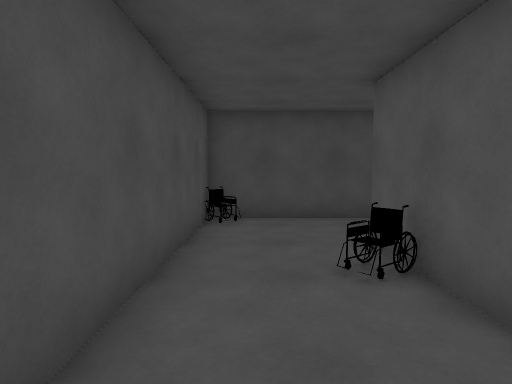
View 1 (above)

23 first-person views from a walk through a Unity game level. The camera is 1.4 m above the floor, tilts 4° down and sees 75° across. Doors are open. The floor is counted in squares, 1 m on a side. Each view is taken from the middle of a square. On the plan, view 1 faces up. The plan holds only what a view shows up to about 15 squares ahead; the rest is blank. The place goes on beyond the plan. The player character is not drawn. Some animated figures are left out. Some surface patterns are stand-ins.

View 2
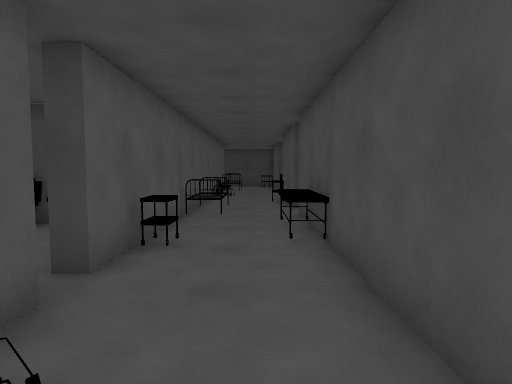

View 3
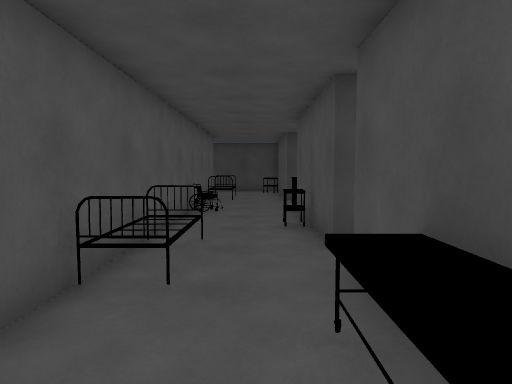

View 4
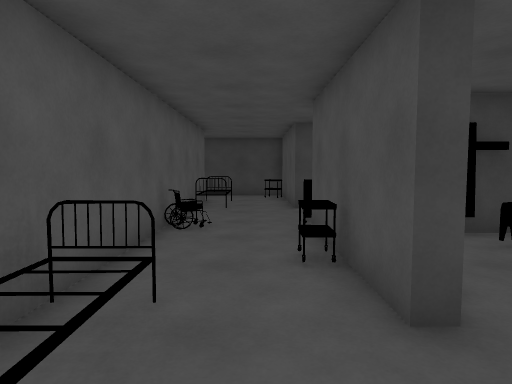

View 5
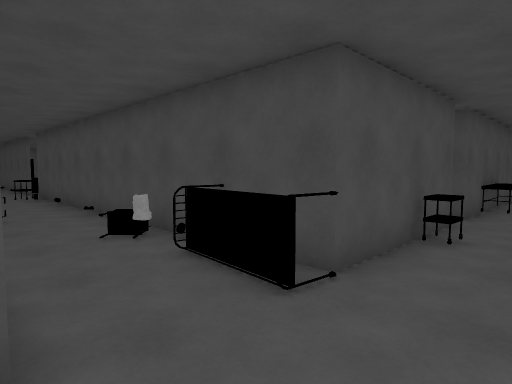

View 6
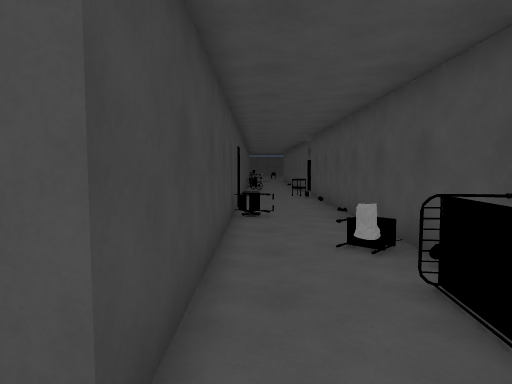

View 7
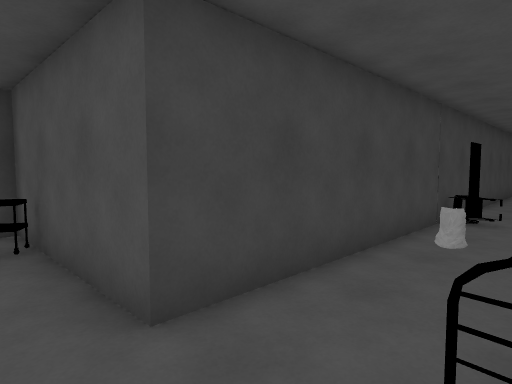

View 8
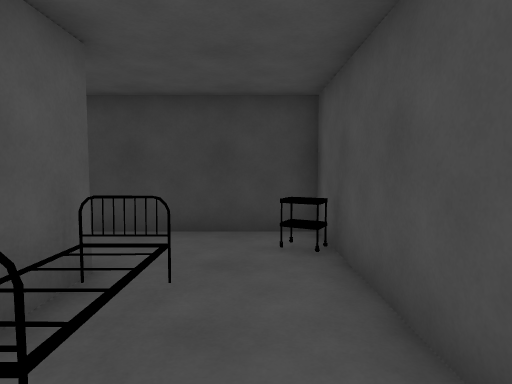

View 9
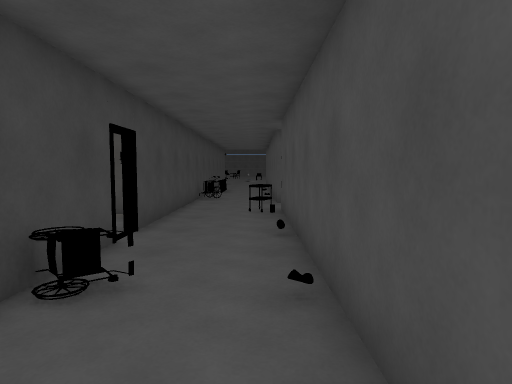

View 10
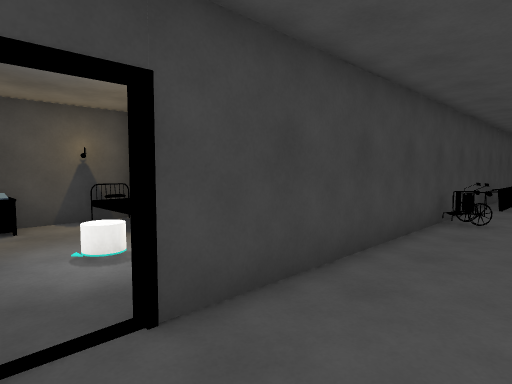

View 11
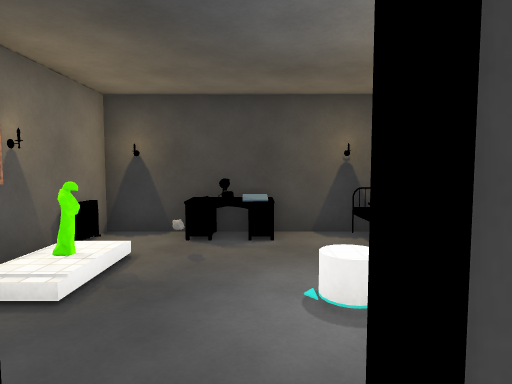

View 12
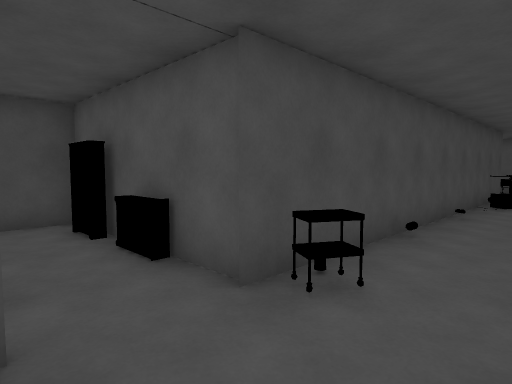

View 13
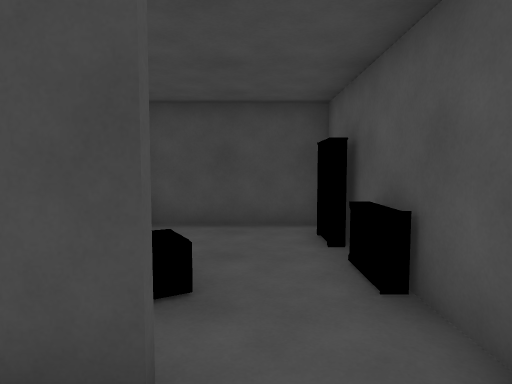

View 14
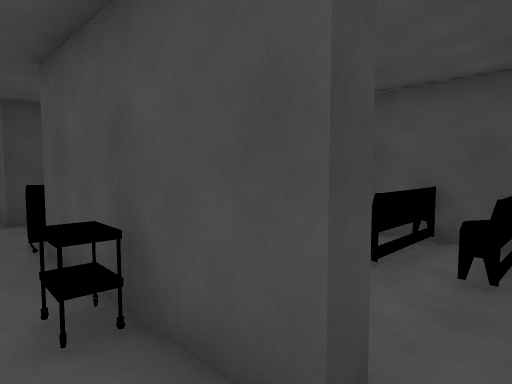

View 15
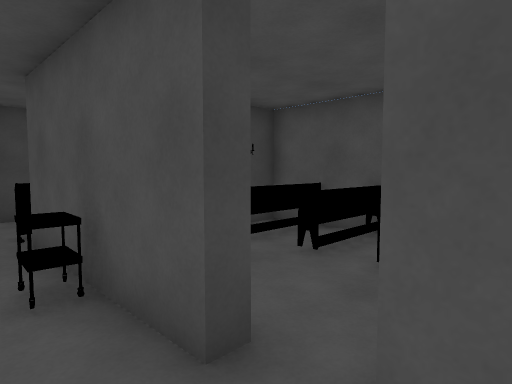

View 16
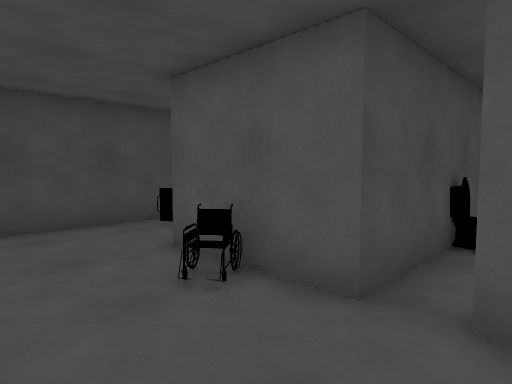

View 17
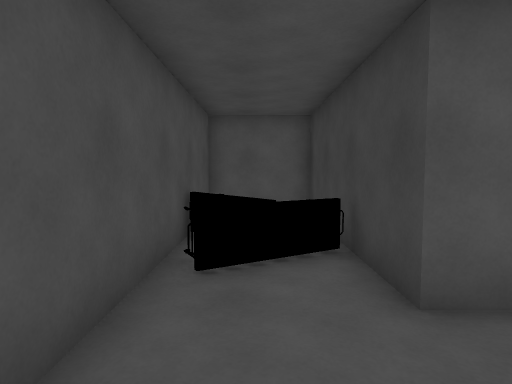

View 18
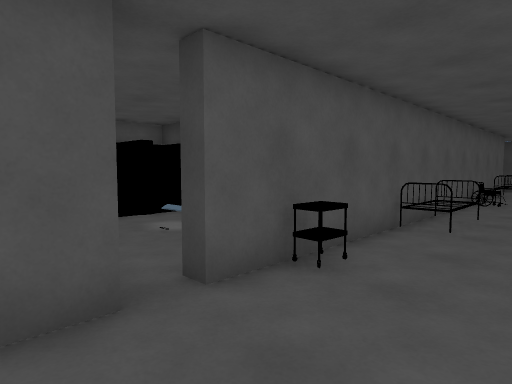

View 19
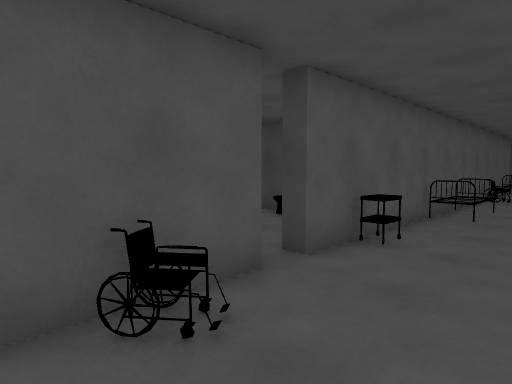

View 20
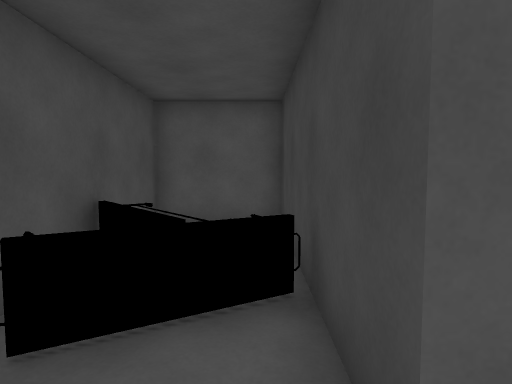

View 21
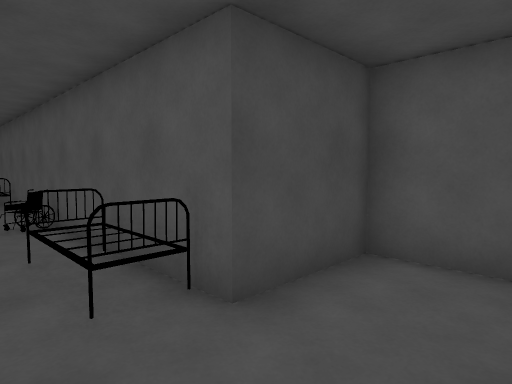

View 22
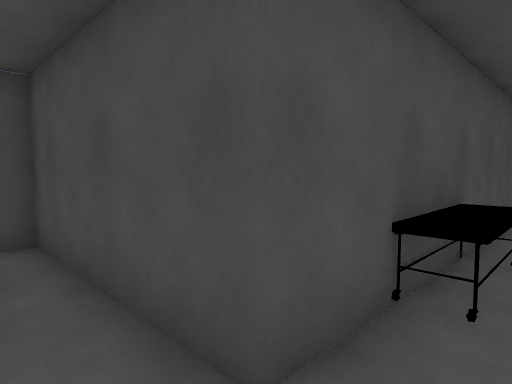

View 23
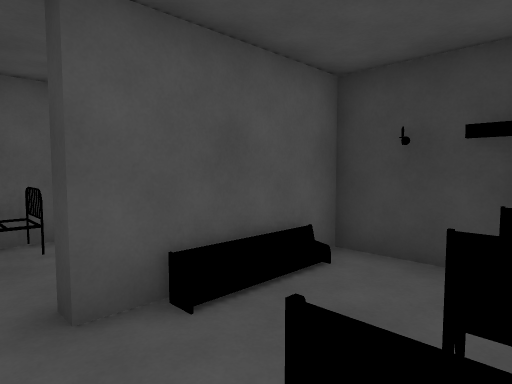

### Floor plan
Points are (right, up) in squares from view 1. A wall is a line through its corners. A room is listed if a view was taken in it or the views show most of it. See-through windows are left out.
Room 1 (views 1, 2, 3, 4, 5, 6, 7, 8, 9, 10, 11, 12, 13, 14, 15, 16, 17, 18, 19, 20, 21, 22)
walls: (-1.8, -5.9) (-1.4, -5.9) (-1.4, -11.1) (-17.5, -11.1); (-1.4, -3.6) (-1.4, -4.6) (-2.4, -4.6); (2.2, -10.6) (2.2, 1.6) (2.8, 1.6); (5.1, -2.4) (7.1, -2.4); (7.5, 2.7) (2.2, 2.7) (2.2, 6.4) (9.1, 6.4) (9.1, 9.4) (6.4, 9.4); (-12.4, -14.7) (-1.4, -14.7) (-1.4, -20.4) (3.8, -20.4); (-17.2, -4.8) (-21.5, -4.8); (4.4, 9.4) (-1.4, 9.4) (-1.4, 0.6); (5.2, -19.4) (5.2, -17.4) (2.2, -17.4) (2.2, -11.4); (-17.2, -11) (-17.2, -6.4); (-19.6, -11.1) (-20.5, -11.1); (-21.5, -14.7) (-13.2, -14.7)
ways out: opening at (-2, -5) to room 2; open door at (-13, -15)
objects: other object (-21, -14); other object (-17, -9); other object (-10, -14); other object (-4, -12) to (-2, -12); other object (-3, -13); other object (-1, -19); other object (-1, -8); other object (-1, -3) to (-1, 0); other object (-1, 9); bed (1, -17); bed (1, -14) to (2, -14); bed (1, -4) to (2, -4); other object (2, -11); other object (2, 0); other object (2, 5); other object (4, 7) to (5, 9); other object (5, 8) to (6, 9); other object (6, -2); other object (6, 2)
Room 2 (view 23)
walls: (-6.9, -5.8) (-6.9, -10.2) (-4.5, -10.2); (-4.4, -10.2) (-1.8, -10.2) (-1.8, -5.9); (-2.4, -4.6) (-6.9, -4.6) (-6.9, -5.2)
low walls: (-7, -7.1) (-4.5, -7.1)
ways out: opening at (-2, -5) to room 1

Where each view was taken, in squares from view 1:
view 1: 0 up, 0 right, facing up
view 2: 6 up, 0 right, facing down
view 3: 0 up, 0 right, facing down
view 4: 3 down, 0 right, facing down
view 5: 15 down, 1 right, facing up-left
view 6: 14 down, 0 right, facing left
view 7: 12 down, 0 right, facing down-left
view 8: 13 down, 0 right, facing down
view 9: 12 down, 6 left, facing left
view 10: 12 down, 12 left, facing down-left
view 11: 14 down, 13 left, facing down
view 12: 14 down, 20 left, facing up-right
view 13: 13 down, 19 left, facing up
view 14: 5 down, 0 right, facing down-left
view 15: 4 down, 0 right, facing down-left
view 16: 1 up, 1 left, facing up-right
view 17: 8 up, 1 left, facing right
view 18: 4 up, 1 left, facing down-right
view 19: 6 up, 1 left, facing down-right
view 20: 7 up, 1 right, facing right
view 21: 20 down, 0 right, facing up-right
view 22: 6 down, 0 right, facing up-left
view 23: 5 down, 5 left, facing down-right
